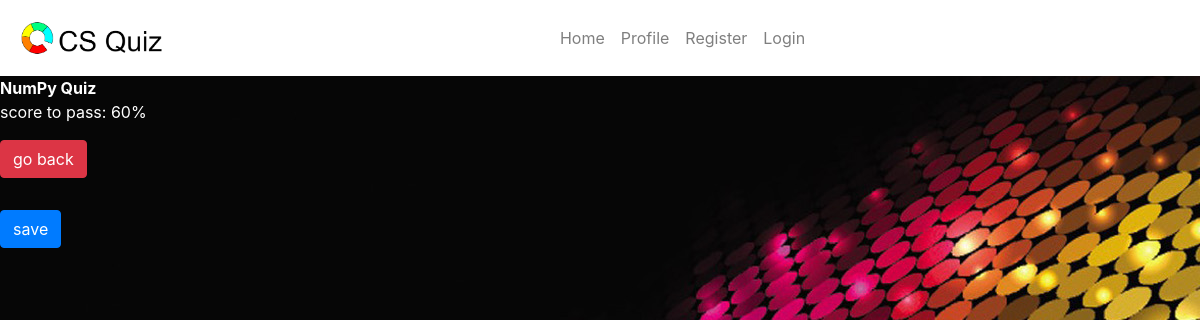
Before: /4/ with the older database file.
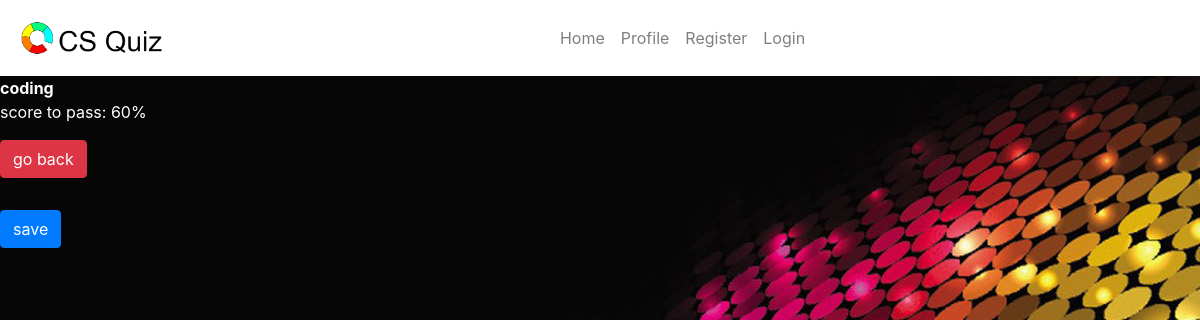
After: the same page with the newer database file.
### quiz/models.py (models this page shows, shortened)
class Quiz(models.Model):
    name = models.CharField(max_length=120)
    topic = models.CharField(max_length=120)
    number_of_questions = models.IntegerField()
    time = models.IntegerField(help_text="duration of the quiz in minutes")
    required_score_to_pass = models.IntegerField(help_text="required score in %")
    difficulty = models.CharField(max_length=6, choices=DIFF_CHOICES)
    class Meta:
        verbose_name_plural = 'Quizes'

### quiz/views.py (the view)
# urls.py: path('<pk>/', quiz_view, name='quiz-view'),
def quiz_view(request, pk):
    quiz = Quiz.objects.get(pk=pk)
    return render(request, 'quizes/quiz.html',{'obj':quiz})

### quiz/templates/quizes/quiz.html (shortened to what this page needs)
{% extends "base.html" %}
{% load static %}
{% block content %}
<div class="row">
    <div class="col">
        <b>{{obj.name}}</b>
        <p>score to pass: {{obj.required_score_to_pass}}%</p>
    </div>
    <div class="col text-right" id="timer-box"></div>
</div>
<a href="{% url 'quiz:main-view' %}" class="btn btn-danger">go back</a>
<form id="quiz-form" class="mt-3 mb-3">
    <button type="submit" class="btn btn-primary mt-3">save</button>
</form>
{% endblock content %}

Changed rows visible on the page:
changed Quiz: name "NumPy Quiz" → "coding"
